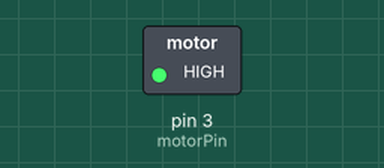
Recording of a sketch running on a simulated Arduino Uno, built with avr-gcc and run on an emulated ATmega328P. On the bench: switched loads named in the sketch (green lamp = pin HIGH). Dashed ring = blinking.

Above: at 0.5 s.
Timing chart, 0 to 4.6 s (numbered marks = the images above):
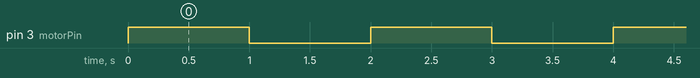

Measured:
- by itself, pin 3 (motorPin): alternates HIGH for 1.0 s and LOW for 1.0 s

The sketch:

copy_of_arduino_with_lcd_interface1__1_.ino
```cpp
/*

https://www.tinkercad.com/things/fuatKiLaSpG

*/

int motorPin = 3; //motor transistor is connected to pin 3

void setup()
{
  pinMode(motorPin, OUTPUT);
}

void loop()
{
  digitalWrite(motorPin, HIGH); //vibrate
  delay(1000);  // delay one second
  digitalWrite(motorPin, LOW);  //stop vibrating
  delay(1000); //wait 50 seconds.
}
```
